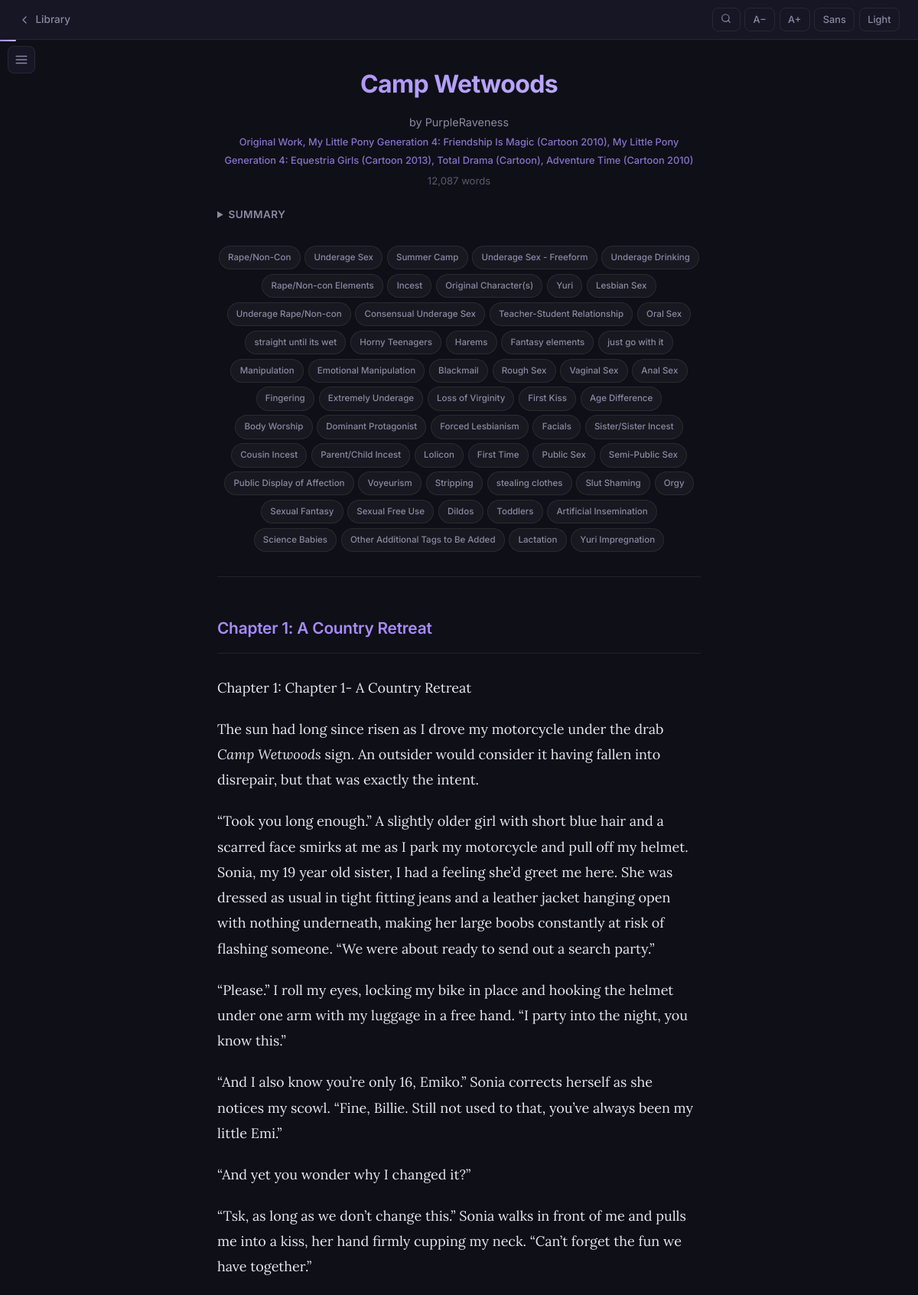
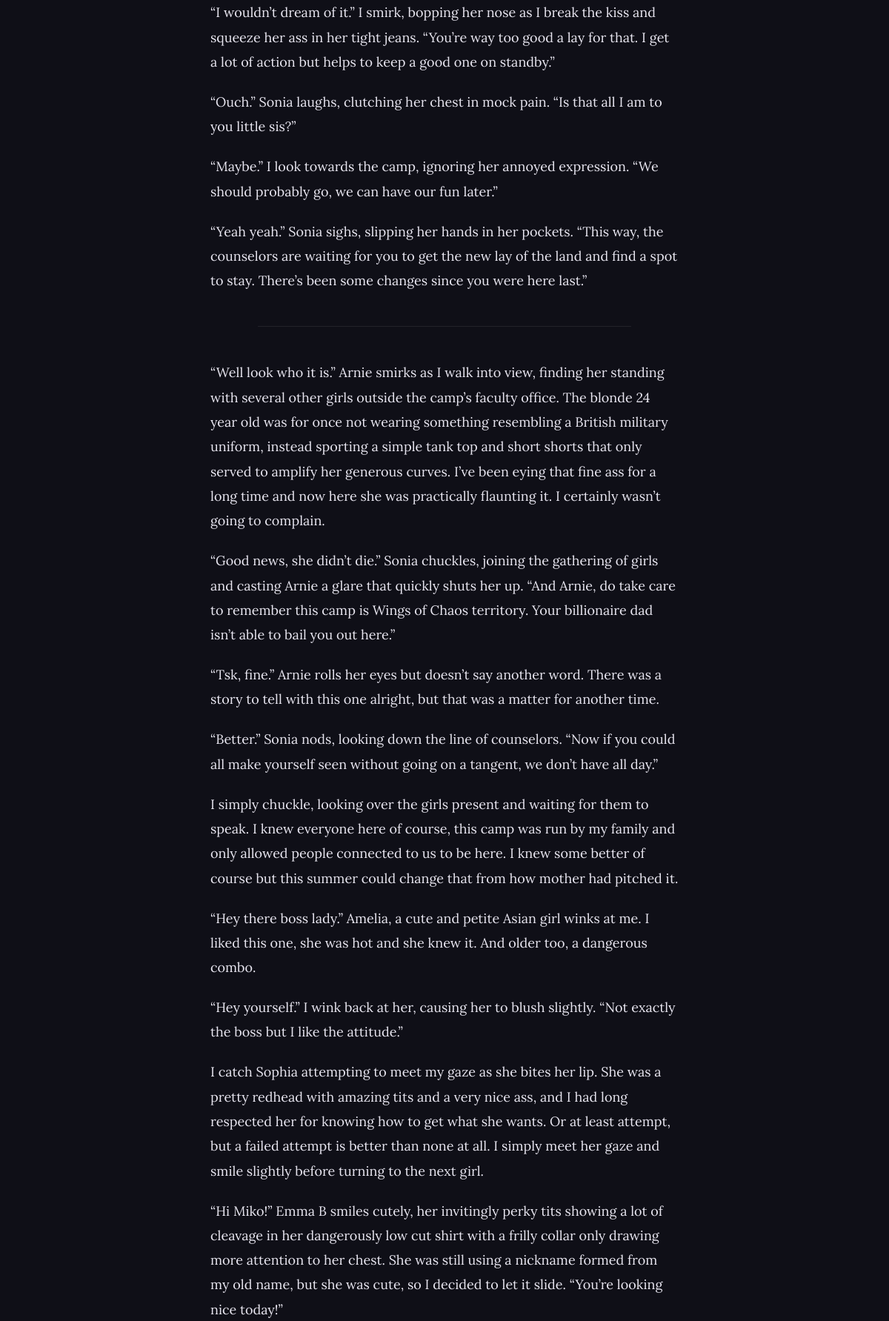
The page /read/4 (upper part) on the database its author committed (2 pictures, top to bottom).
### tables this page shows
CREATE TABLE works (
            id INTEGER PRIMARY KEY,
            ao3_id TEXT UNIQUE NOT NULL,
            url TEXT NOT NULL,
            title TEXT NOT NULL,
            author TEXT NOT NULL,
            summary TEXT DEFAULT '',
            fandom TEXT DEFAULT '',
            tags TEXT DEFAULT '[]',
            rating TEXT DEFAULT '',
            total_chapters TEXT DEFAULT '?/?',
            last_updated TEXT DEFAULT '',
            added_at TIMESTAMP DEFAULT CURRENT_TIMESTAMP,
            last_checked TIMESTAMP DEFAULT CURRENT_TIMESTAMP
        , word_count INTEGER DEFAULT 0);

CREATE TABLE chapters (
            id INTEGER PRIMARY KEY,
            work_id INTEGER NOT NULL,
            chapter_index INTEGER NOT NULL,
            title TEXT DEFAULT '',
            content TEXT NOT NULL,
            FOREIGN KEY (work_id) REFERENCES works(id) ON DELETE CASCADE,
            UNIQUE(work_id, chapter_index)
        );

### app.py (the view)
@app.get("/read/{work_id}", response_class=HTMLResponse)
async def read_work(request: Request, work_id: int):
    work = db.get_work(work_id)
    if not work:
        raise HTTPException(404, "Work not found")
    chapters = db.get_chapters(work_id)
    progress = db.get_progress(work_id)
    return templates.TemplateResponse(request, "reader.html", {
        "work": work, "chapters": chapters, "progress": progress,
    })

### templates/reader.html (shortened to what this page needs)
<!DOCTYPE html>
<html lang="en">
<head>
    <link rel="stylesheet" href="/static/style.css">
</head>
<body class="reader-body">
    <div class="reading-progress" id="progress"></div>
    <nav class="reader-nav">
        <a href="/" class="back-link">
            <svg width="16" height="16" viewBox="0 0 24 24" fill="none" stroke="currentColor" stroke-width="2" stroke-linecap="round" stroke-linejoin="round"><polyline points="15 18 9 12 15 6"/></svg>
            Library
        </a>
        <div class="reader-controls">
            <button onclick="toggleSearch()" title="Search in text (Ctrl+F)" id="search-toggle-btn">
                <svg width="14" height="14" viewBox="0 0 24 24" fill="none" stroke="currentColor" stroke-width="2" stroke-linecap="round" stroke-linejoin="round"><circle cx="11" cy="11" r="8"/><line x1="21" y1="21" x2="16.65" y2="16.65"/></svg>
            </button>
            <button onclick="adjustFont(-1)" title="Smaller text">A&minus;</button>
            <button onclick="adjustFont(1)" title="Larger text">A+</button>
            <button onclick="toggleSerif()" title="Toggle font" id="font-btn">Serif</button>
            <button onclick="toggleTheme()" title="Toggle dark/light" id="theme-btn">Light</button>
        </div>
    </nav>
    <button class="sidebar-toggle" id="sidebar-toggle" onclick="toggleSidebar()" title="Chapters">
        <svg width="18" height="18" viewBox="0 0 24 24" fill="none" stroke="currentColor" stroke-width="2" stroke-linecap="round" stroke-linejoin="round"><line x1="3" y1="12" x2="21" y2="12"/><line x1="3" y1="6" x2="21" y2="6"/><line x1="3" y1="18" x2="21" y2="18"/></svg>
    </button>
    <main class="reader-content" id="reader-content">
        <div class="work-header">
            <h1>{{ work.title }}</h1>
            <p class="work-author">by {{ work.author }}</p>
            <p class="work-fandom">{{ work.fandom }}</p>
            {% if work.word_count %}
            <p class="work-wordcount">{{ "{:,}".format(work.word_count) }} words</p>
            {% endif %}
            {% if work.summary %}
            <details class="work-summary-details">
                <summary>Summary</summary>
            </details>
            {% endif %}
            {% if work.tags %}
            <div class="work-tags-reader">
                {% for tag in work.tags %}
                <span class="tag">{{ tag }}</span>
                {% endfor %}
            </div>
            {% endif %}
        </div>
        {% for ch in chapters %}
        <article class="chapter" id="chapter-{{ ch.chapter_index }}" data-index="{{ ch.chapter_index }}">
            <h2 class="chapter-heading">
                {% if chapters | length > 1 %}
                Chapter {{ ch.chapter_index + 1 }}{% if ch.title %}: {{ ch.title }}{% endif %}
                {% endif %}
            </h2>
            <div class="chapter-text">
                {{ ch.content | safe }}
        </article>
        {% endfor %}
</body>
</html>

### rows shown on the page
works: title "Camp Wetwoods", author "PurpleRaveness", fandom "Original Work, My Little Pony Generation 4: Friendship Is Magic (Cartoon 2010), My Little Pony Generation 4: Equestria Girls (Cartoon 2013), Total Drama (Cartoon), Adventure Time (Cartoon 2010)", word_count "12,087"
chapters: ch.chapter_index+1 "1", title "A Country Retreat", content "Chapter 1 : Chapter 1- A Country Retreat The sun had long since risen as I drove my motorcycle under the drab Camp Wetwoods sign. An outsider would consider it having fallen into disrepair, but that was exactly the intent. “Took you long enough.” A slightly older girl with short blue hair and a scarred face smirks at me as I park my motorcycle and pull off my helmet. Sonia, my 19 year old sister, I had a feeling she’d greet me here. She was dressed as usual in tight fitting jeans and a leather jacket hanging open with nothing underneath, making her large boobs constantly at risk of flashing someone. “We were about ready to send out a search party.” “Please.” I roll my eyes, locking my bike…"

### other values the page prints
{{ tag }} "Rape/Non-Con" "Underage Sex" "Summer Camp" "Underage Sex - Freeform" "Underage Drinking" "Rape/Non-con Elements" "Incest" "Original Character(s)" "Yuri" "Lesbian Sex" "Underage Rape/Non-con" "Consensual Underage Sex" "Teacher-Student Relationship" "Oral Sex" "straight until its wet" "Horny Teenagers" "Harems" "Fantasy elements" "just go with it" "Manipulation" "Emotional Manipulation" "Blackmail" "Rough Sex" "Vaginal Sex" "Anal Sex" "Fingering" "Extremely Underage" "Loss of Virginity" "First Kiss" "Age Difference" "Body Worship" "Dominant Protagonist" "Forced Lesbianism" "Facials" "Sister/Sister Incest" "Cousin Incest" "Parent/Child Incest" "Lolicon" "First Time" "Public Sex" "Semi-Public Sex" "Public Display of Affection" "Voyeurism" "Stripping" "stealing clothes" "Slut Shaming" "Orgy" "Sexual Fantasy" "Sexual Free Use" "Dildos" "Toddlers" "Artificial Insemination" "Science Babies" "Other Additional Tags to Be Added" "Lactation" "Yuri Impregnation"
